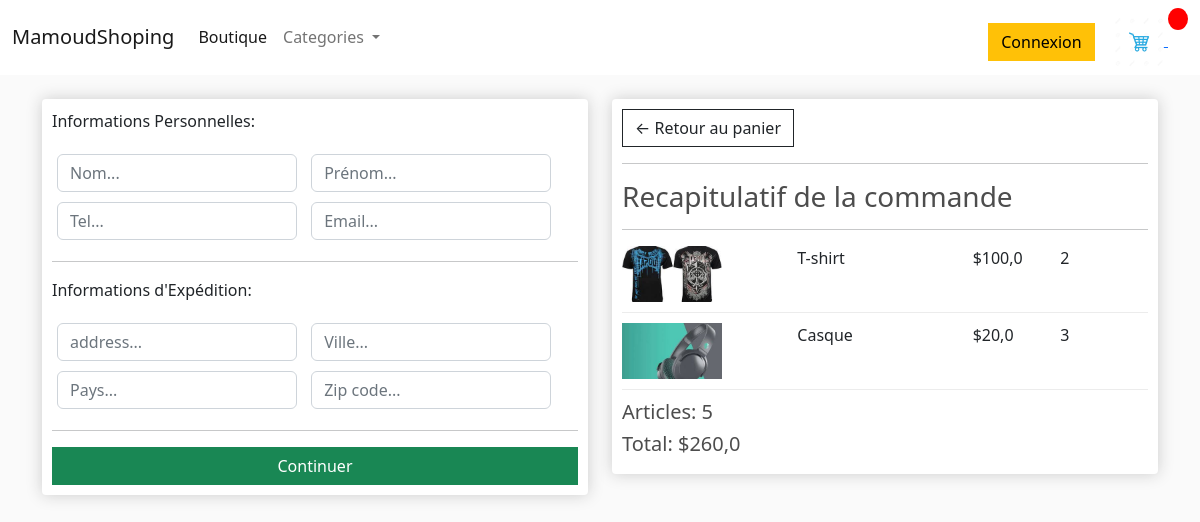
/commande (signed in), run on an earlier commit of the app's database.
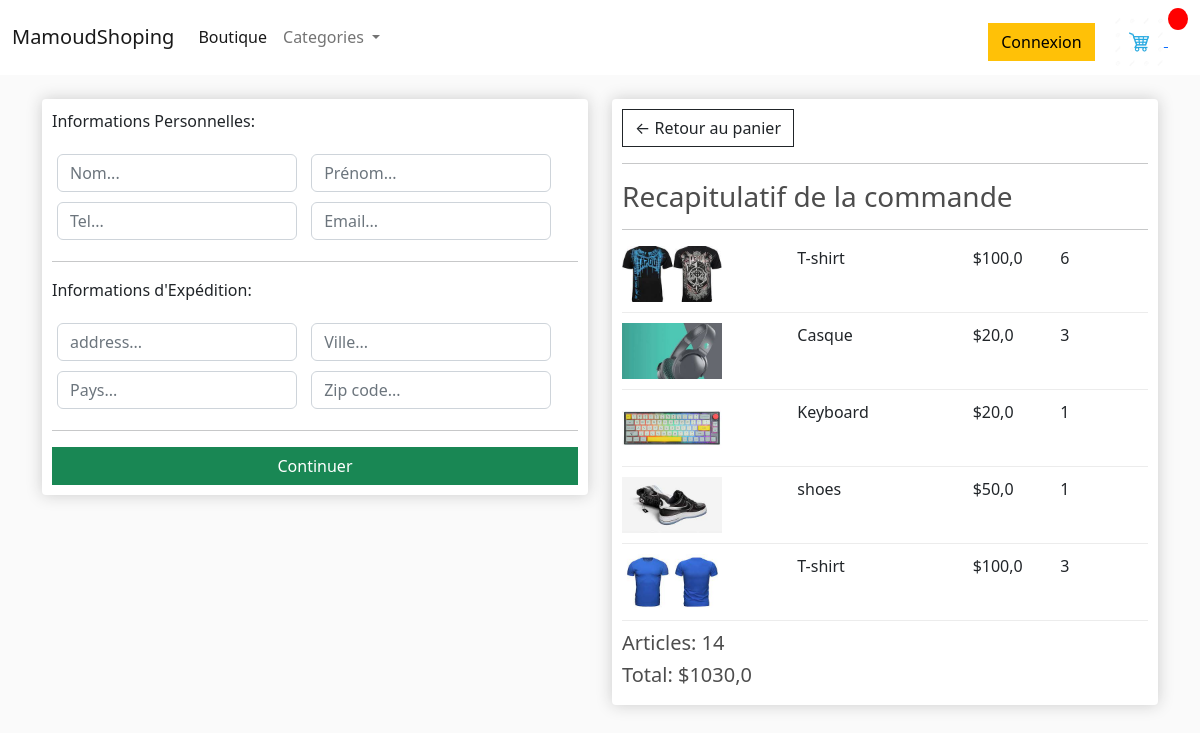
And on a later commit of the database.
### shop/models.py (models this page shows, shortened)
class CommandeArticle(models.Model):
    produit = models.ForeignKey(Produit, on_delete=models.SET_NULL, blank=True, null=True)
    commande = models.ForeignKey(Commande, on_delete=models.SET_NULL, blank=True, null=True)
    quantite = models.IntegerField(default=0, null=True, blank=True)
    date_added = models.DateTimeField(auto_now_add=True)
    @property
    def get_total(self):
        total = self.produit.price * self.quantite
        return total

class Produit(models.Model):
    categorie = models.ForeignKey(Category, on_delete=models.SET_NULL, blank=True, null=True)
    name = models.CharField(max_length=100, null=True)
    price = models.FloatField()
    digital = models.BooleanField(default=False, null=True, blank=True)
    image = models.ImageField(upload_to= 'shop', null=True, blank=True)
    date_ajout = models.DateTimeField(auto_now_add=True)
    class Meta:
        ordering = ['-date_ajout']
    @property
    def imageUrl(self):
        try:
            url = self.image.url
        except:
            url = ''
        return url

class Commande(models.Model):
    client = models.ForeignKey(Client, on_delete=models.SET_NULL, blank=True, null=True)
    date_commande = models.DateTimeField(auto_now_add=True)
    complete = models.BooleanField(default=False, null=True, blank=True)
    transaction_id = models.CharField(max_length=200, null=True, blank=True)
    status = models.CharField(max_length=200, null=True, blank=True)
    total_trans = models.DecimalField(max_digits=10, decimal_places=2, null=True, blank=True)
    @ property
    def get_panier_total(self):
        articles = self.commandearticle_set.all()
        total = sum(article.get_total for article in articles)
        return total
    @property
    def get_panier_article(self):
        articles = self.commandearticle_set.all()
        total = sum(article.quantite for article in articles)
        return total

### shop/views.py (the view)
# urls.py: path('commande', views.commande, name='commande'),
def commande(request, *args, **kwargs):
    if request.user.is_authenticated:
        client = request.user.client
        commande, created = Commande.objects.get_or_create(client=client, complete=False)
        articles = commande.commandearticle_set.all()
    else:
        articles = []
        commande = {
            'get_panier_total': 0,
            'get_panier_article': 0
        }
    context = {
        'articles': articles,
        'commande': commande
    }
    return render(request, 'shop/commande.html', context)

### templates/shop/commande.html
{% extends "base.html" %}
{% load static %}
{% block content %}
<br>
<div class="row">
    <div class="col-lg-6">
        <div class="box-element" id='form-wrapper'>
            <form action="" id="form">
                <div id="user-info">
                    <p>Informations Personnelles:</p>
                    <div class="form-field">
                        <input type="text" class="form-control" name="name" placeholder="Nom..." required>
                    </div>
                    <div class="form-field">
                        <input type="text" class="form-control" name="username" placeholder="Prénom..." required>
                    </div>
                    <div class="form-field">
                        <input type="text" class="form-control" name="email" placeholder="Tel..." required>
                    </div>
                    <div class="form-field">
                        <input type="email" class="form-control" name="email" placeholder="Email..." required>
                    </div>
                </div>
                <div id="shipping-info">
                    <hr>
                    <p>Informations d'Expédition:</p>
                    <div class="form-field">
                        <input type="text" class="form-control" name="address" placeholder="address..." required>
                    </div>
                    <div class="form-field">
                        <input type="text" class="form-control" name="city" placeholder="Ville..." required>
                    </div>
                    <div class="form-field">
                        <input type="text" class="form-control" name="state" placeholder="Pays..." required>
                    </div>
                    <div class="form-field">
                        <input type="text" class="form-control" name="zipcode" placeholder="Zip code..." required>
                    </div>
                </div>
                <hr>
                <input id="form-button" class="btn w-100 btn-success btn-block" type="submit" value="Continuer">
            </form>
        </div>
        <br>
    </div>
    <div class="col-lg-6">
        <div class="box-element">
            <a class="btn btn-outline-dark" href="{% url 'shop:panier' %}">&#x2190; Retour au panier </a>
        <hr>
        <h3>Recapitulatif de la commande</h3>
        <hr>
        {% for article in articles %}
            <div class="panier-row">
                <div style="flex:2"><img class="row-image" src="{{article.produit.imageUrl}}" alt=""></div>
                <div style="flex:2">{{article.produit.name}}</div>
                <div style="flex:1">${{article.produit.price}}</div>
                <div style="flex:1">{{article.quantite}}</div>
            </div>
        {% endfor %}
        <div>
            <h5>Articles: {{commande.get_panier_article}}</h5>
            <h5>Total: ${{commande.get_panier_total}}</h5>
        </div>
    </div>
</div>
{% endblock content %}

What changed in the data, as far as the page shows it:
changed CommandeArticle (number 1 of 5 on the later page): quantite "2" → "6"
added CommandeArticle: produit.imageUrl (picture), produit.name "Keyboard", produit.price "20,0", quantite "1"
added CommandeArticle: produit.imageUrl (picture), produit.name "shoes", produit.price "50,0", quantite "1"
added CommandeArticle: produit.imageUrl (picture), produit.name "T-shirt", produit.price "100,0", quantite "3"
changed through a linked row, Commande: get_panier_article "5" → "14"; get_panier_total "260,0" → "1030,0"
